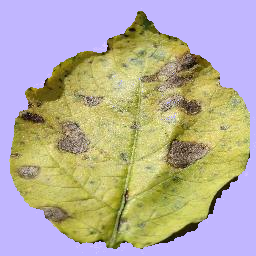
#> input picture threshold/python/potato/pink.png, 256 x 256 px, found by its file name
$ python thershold.py
#> lines starting #> are read from the running program, lines starting #| are printed output that depends on the picture; after the words box and inside, x2 and y2 are one past the last pixel; in counts of white or black regions, pixels touching at a corner belong together
import cv2
import numpy as np

# Load the image
image_path = "threshold/python/potato/pink.png"  # Replace with your image path
image = cv2.imread(image_path)
#> image is the input picture: shape (256, 256, 3); mean B, G, R 157.4, 173.6, 181.7
hsv = cv2.cvtColor(image, cv2.COLOR_BGR2HSV)
#> hsv: shape (256, 256, 3); mean H, S, V 66, 104.6, 206.9

# Define the HSV range for browning or dark spots (adjust based on your requirement)
lower_browning = np.array([10, 30, 30])
upper_browning = np.array([20, 255, 200])

# Create a mask for browning areas (dark spots)
mask_browning = cv2.inRange(hsv, lower_browning, upper_browning)
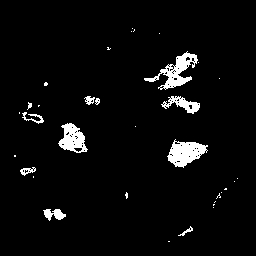
#> mask_browning: shape (256, 256); 4.2% white; 34 white regions (23 under 20 px), largest, box (x1, y1, x2, y2) and area: (144, 51, 198, 90) 693, (167, 139, 208, 168) 684, (58, 123, 88, 153) 523

# Apply a binary threshold to focus on the diseased spots (browning areas)
_, binary_mask = cv2.threshold(mask_browning, 1, 255, cv2.THRESH_BINARY)

# Apply morphological operations to refine the mask (optional)
kernel = np.ones((5, 5), np.uint8)
binary_mask = cv2.morphologyEx(binary_mask, cv2.MORPH_CLOSE, kernel)  # Close small gaps
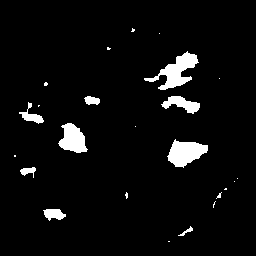
#> binary_mask: shape (256, 256); 4.8% white; 24 white regions (15 under 20 px), largest, box (x1, y1, x2, y2) and area: (144, 51, 199, 90) 813, (167, 139, 208, 168) 723, (58, 123, 88, 153) 575
binary_mask = cv2.morphologyEx(binary_mask, cv2.MORPH_OPEN, kernel)   # Remove small noise
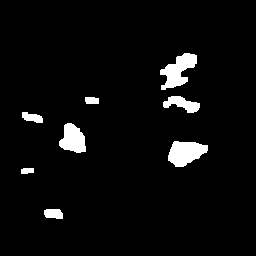
#> binary_mask: shape (256, 256); 4.3% white; 8 white regions, largest, box (x1, y1, x2, y2) and area: (160, 53, 197, 90) 720, (168, 141, 208, 167) 718, (59, 123, 86, 153) 562

# Create the result image based on the binary mask
highlighted_image = np.copy(image)  # Copy the original image to modify it

# Iterate over each pixel in the image
for i in range(image.shape[0]):  # Loop over rows
    for j in range(image.shape[1]):  # Loop over columns
        if binary_mask[i, j] == 255:  # If the pixel is part of the dark spots
            highlighted_image[i, j] = [0, 0, 255]  # Change the pixel color to red
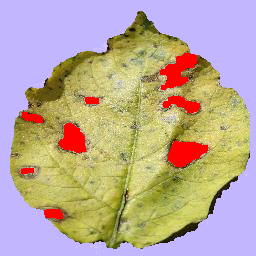
#> highlighted_image: shape (256, 256, 3); 4.31% of pixels changed, all inside (x1, y1, x2, y2) = (21, 53, 208, 219)

# Save and display the result
cv2.imwrite("threshold/python/potato/highlighted_leaf_red_spots_potato.png", highlighted_image)
cv2.imshow("Diseased Spots Highlighted in Red", highlighted_image)
cv2.waitKey(0)
cv2.destroyAllWindows()
